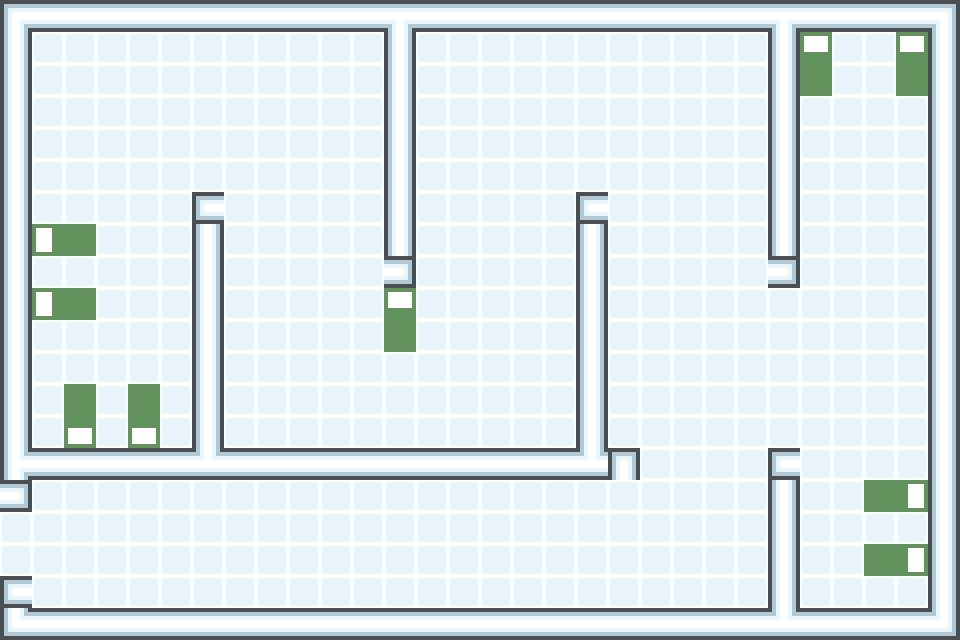

The image is a tile-based game level rendered from a .tmx file. Its description and complete source (layers, tilesets, objects, tile grids) follow:
An orthogonal 30x20 tile map with 32x32 px tiles, 1 tile layer (Tile Layer 1).

<map version="1.10" tiledversion="1.10.2" orientation="orthogonal" renderorder="right-down" width="30" height="20" tilewidth="32" tileheight="32" infinite="0" nextlayerid="2" nextobjectid="1">
 <tileset firstgid="1" source="Hospital_Tiles.tsx" />
 <layer id="1" name="Tile Layer 1" width="30" height="20">
  <data encoding="csv">
4,3,3,3,3,3,3,3,3,3,3,3,13,3,3,3,3,3,3,3,3,3,3,3,13,3,3,3,3,7,
2,8,8,8,8,8,8,8,8,8,8,8,2,8,8,8,8,8,8,8,8,8,8,8,2,20,8,8,20,2,
2,8,8,8,8,8,8,8,8,8,8,8,2,8,8,8,8,8,8,8,8,8,8,8,2,21,8,8,21,2,
2,8,8,8,8,8,8,8,8,8,8,8,2,8,8,8,8,8,8,8,8,8,8,8,2,8,8,8,8,2,
2,8,8,8,8,8,8,8,8,8,8,8,2,8,8,8,8,8,8,8,8,8,8,8,2,8,8,8,8,2,
2,8,8,8,8,8,8,8,8,8,8,8,2,8,8,8,8,8,8,8,8,8,8,8,2,8,8,8,8,2,
2,8,8,8,8,8,11,8,8,8,8,8,2,8,8,8,8,8,11,8,8,8,8,8,2,8,8,8,8,2,
2,17,21,8,8,8,2,8,8,8,8,8,2,8,8,8,8,8,2,8,8,8,8,8,2,8,8,8,8,2,
2,8,8,8,8,8,2,8,8,8,8,8,9,8,8,8,8,8,2,8,8,8,8,8,9,8,8,8,8,2,
2,17,21,8,8,8,2,8,8,8,8,8,20,8,8,8,8,8,2,8,8,8,8,8,8,8,8,8,8,2,
2,8,8,8,8,8,2,8,8,8,8,8,21,8,8,8,8,8,2,8,8,8,8,8,8,8,8,8,8,2,
2,8,8,8,8,8,2,8,8,8,8,8,8,8,8,8,8,8,2,8,8,8,8,8,8,8,8,8,8,2,
2,8,21,8,21,8,2,8,8,8,8,8,8,8,8,8,8,8,2,8,8,8,8,8,8,8,8,8,8,2,
2,8,18,8,18,8,2,8,8,8,8,8,8,8,8,8,8,8,2,8,8,8,8,8,8,8,8,8,8,2,
14,3,3,3,3,3,15,3,3,3,3,3,3,3,3,3,3,3,15,10,8,8,8,8,11,8,8,8,8,2,
9,8,8,8,8,8,8,8,8,8,8,8,8,8,8,8,8,8,8,8,8,8,8,8,2,8,8,21,19,2,
8,8,8,8,8,8,8,8,8,8,8,8,8,8,8,8,8,8,8,8,8,8,8,8,2,8,8,8,8,2,
8,8,8,8,8,8,8,8,8,8,8,8,8,8,8,8,8,8,8,8,8,8,8,8,2,8,8,21,19,2,
11,8,8,8,8,8,8,8,8,8,8,8,8,8,8,8,8,8,8,8,8,8,8,8,2,8,8,8,8,2,
5,3,3,3,3,3,3,3,3,3,3,3,3,3,3,3,3,3,3,3,3,3,3,3,15,3,3,3,3,6
</data>
 </layer>
</map>